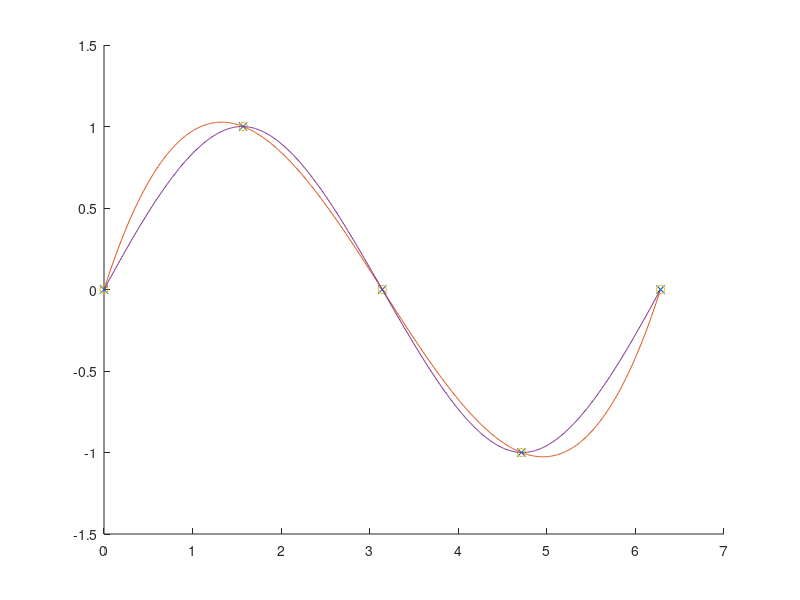

The MATLAB source for this figure:
x = [0 pi/2 pi 3*pi/2 2*pi];
fun = sin(x);
point = pi/4;
y = [0, 1, 0, -1, 0];

range = 0:0.01:2*pi;
rez = spline (x,fun,range);
s = spline(x,[cos(0),y,cos(2*pi)],range);
hold on;

plot(x,fun,'x',range,rez);
plot(x,fun,'o',range,s);
